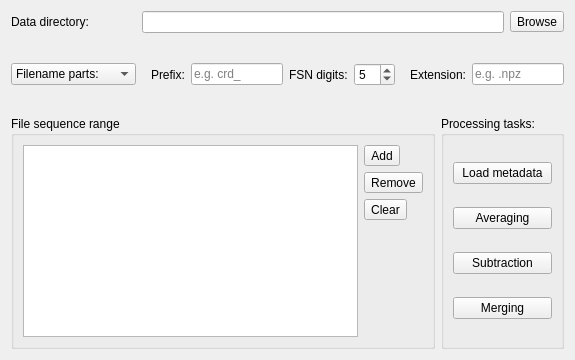
<?xml version="1.0" encoding="UTF-8"?>
<ui version="4.0">
 <class>Form</class>
 <widget class="QWidget" name="Form">
  <property name="geometry">
   <rect>
    <x>0</x>
    <y>0</y>
    <width>575</width>
    <height>360</height>
   </rect>
  </property>
  <property name="windowTitle">
   <string>Processing Project</string>
  </property>
  <property name="windowIcon">
   <iconset resource="../../resource/icons/icons.qrc">
    <normaloff>:/icons/project.svg</normaloff>:/icons/project.svg</iconset>
  </property>
  <layout class="QVBoxLayout" name="verticalLayout_4">
   <item>
    <layout class="QGridLayout" name="gridLayout_2">
     <item row="1" column="0">
      <widget class="QComboBox" name="fileNameSchemeComboBox">
       <property name="currentIndex">
        <number>0</number>
       </property>
       <item>
        <property name="text">
         <string>Filename parts:</string>
        </property>
       </item>
       <item>
        <property name="text">
         <string>Filename pattern:</string>
        </property>
       </item>
      </widget>
     </item>
     <item row="0" column="0">
      <widget class="QLabel" name="label">
       <property name="text">
        <string>Data directory:</string>
       </property>
      </widget>
     </item>
     <item row="1" column="1">
      <layout class="QHBoxLayout" name="horizontalLayout_7">
       <item>
        <widget class="QStackedWidget" name="stackedWidget">
         <property name="currentIndex">
          <number>0</number>
         </property>
         <widget class="QWidget" name="page">
          <layout class="QHBoxLayout" name="horizontalLayout_3">
           <item>
            <widget class="QLabel" name="label_2">
             <property name="text">
              <string>Prefix:</string>
             </property>
            </widget>
           </item>
           <item>
            <widget class="QLineEdit" name="fileNamePrefixLineEdit">
             <property name="placeholderText">
              <string>e.g. crd_</string>
             </property>
            </widget>
           </item>
           <item>
            <widget class="QLabel" name="label_3">
             <property name="text">
              <string>FSN digits:</string>
             </property>
            </widget>
           </item>
           <item>
            <widget class="QSpinBox" name="fsnDigitsSpinBox">
             <property name="minimum">
              <number>1</number>
             </property>
             <property name="value">
              <number>5</number>
             </property>
            </widget>
           </item>
          </layout>
         </widget>
         <widget class="QWidget" name="page_2">
          <layout class="QHBoxLayout" name="horizontalLayout_5">
           <item>
            <widget class="QLineEdit" name="fileNamePatternLineEdit">
             <property name="placeholderText">
              <string>C-style filename pattern, e.g. crd_%05d</string>
             </property>
            </widget>
           </item>
          </layout>
         </widget>
        </widget>
       </item>
       <item>
        <widget class="QLabel" name="label_4">
         <property name="text">
          <string>Extension:</string>
         </property>
        </widget>
       </item>
       <item>
        <widget class="QLineEdit" name="fileNameExtensionLineEdit">
         <property name="placeholderText">
          <string>e.g. .npz</string>
         </property>
        </widget>
       </item>
      </layout>
     </item>
     <item row="0" column="1">
      <layout class="QHBoxLayout" name="horizontalLayout_4">
       <item>
        <widget class="QLineEdit" name="rootPathLineEdit"/>
       </item>
       <item>
        <widget class="QToolButton" name="rootPathToolButton">
         <property name="text">
          <string>Browse</string>
         </property>
         <property name="icon">
          <iconset theme="document-open">
           <normaloff>.</normaloff>.</iconset>
         </property>
        </widget>
       </item>
      </layout>
     </item>
    </layout>
   </item>
   <item>
    <layout class="QHBoxLayout" name="horizontalLayout_2">
     <item>
      <layout class="QVBoxLayout" name="verticalLayout_3">
       <item>
        <widget class="QGroupBox" name="groupBox">
         <property name="title">
          <string>File sequence range</string>
         </property>
         <layout class="QHBoxLayout" name="horizontalLayout">
          <item>
           <widget class="QTreeView" name="fsnsTreeView">
            <property name="alternatingRowColors">
             <bool>true</bool>
            </property>
            <property name="selectionMode">
             <enum>QAbstractItemView::ExtendedSelection</enum>
            </property>
            <property name="textElideMode">
             <enum>Qt::ElideNone</enum>
            </property>
            <property name="rootIsDecorated">
             <bool>false</bool>
            </property>
            <property name="uniformRowHeights">
             <bool>true</bool>
            </property>
            <property name="allColumnsShowFocus">
             <bool>true</bool>
            </property>
           </widget>
          </item>
          <item>
           <layout class="QVBoxLayout" name="verticalLayout">
            <item>
             <widget class="QToolButton" name="addFSNRangeToolButton">
              <property name="text">
               <string>Add</string>
              </property>
              <property name="icon">
               <iconset theme="list-add">
                <normaloff>.</normaloff>.</iconset>
              </property>
             </widget>
            </item>
            <item>
             <widget class="QToolButton" name="removeFSNRangeToolButton">
              <property name="text">
               <string>Remove</string>
              </property>
              <property name="icon">
               <iconset theme="list-remove">
                <normaloff>.</normaloff>.</iconset>
              </property>
             </widget>
            </item>
            <item>
             <widget class="QToolButton" name="clearFSNRangesToolButton">
              <property name="text">
               <string>Clear</string>
              </property>
              <property name="icon">
               <iconset theme="edit-clear-all">
                <normaloff>.</normaloff>.</iconset>
              </property>
             </widget>
            </item>
            <item>
             <spacer name="verticalSpacer">
              <property name="orientation">
               <enum>Qt::Vertical</enum>
              </property>
              <property name="sizeHint" stdset="0">
               <size>
                <width>20</width>
                <height>40</height>
               </size>
              </property>
             </spacer>
            </item>
           </layout>
          </item>
         </layout>
        </widget>
       </item>
      </layout>
     </item>
     <item>
      <widget class="QGroupBox" name="groupBox_2">
       <property name="title">
        <string>Processing tasks:</string>
       </property>
       <layout class="QVBoxLayout" name="verticalLayout_2">
        <item>
         <widget class="QPushButton" name="loadHeadersPushButton">
          <property name="text">
           <string>Load metadata</string>
          </property>
          <property name="icon">
           <iconset resource="../../resource/icons/icons.qrc">
            <normaloff>:/icons/metadata.svg</normaloff>:/icons/metadata.svg</iconset>
          </property>
          <property name="iconSize">
           <size>
            <width>32</width>
            <height>32</height>
           </size>
          </property>
         </widget>
        </item>
        <item>
         <widget class="QPushButton" name="averagingPushButton">
          <property name="text">
           <string>Averaging</string>
          </property>
          <property name="icon">
           <iconset resource="../../resource/icons/icons.qrc">
            <normaloff>:/icons/averageexposures.svg</normaloff>:/icons/averageexposures.svg</iconset>
          </property>
          <property name="iconSize">
           <size>
            <width>32</width>
            <height>32</height>
           </size>
          </property>
         </widget>
        </item>
        <item>
         <widget class="QPushButton" name="subtractionPushButton">
          <property name="text">
           <string>Subtraction</string>
          </property>
          <property name="icon">
           <iconset resource="../../resource/icons/icons.qrc">
            <normaloff>:/icons/backgroundsubtraction.svg</normaloff>:/icons/backgroundsubtraction.svg</iconset>
          </property>
          <property name="iconSize">
           <size>
            <width>32</width>
            <height>32</height>
           </size>
          </property>
         </widget>
        </item>
        <item>
         <widget class="QPushButton" name="mergingPushButton">
          <property name="text">
           <string>Merging</string>
          </property>
          <property name="icon">
           <iconset resource="../../resource/icons/icons.qrc">
            <normaloff>:/icons/merge.svg</normaloff>:/icons/merge.svg</iconset>
          </property>
          <property name="iconSize">
           <size>
            <width>32</width>
            <height>32</height>
           </size>
          </property>
         </widget>
        </item>
       </layout>
      </widget>
     </item>
    </layout>
   </item>
  </layout>
 </widget>
 <tabstops>
  <tabstop>rootPathLineEdit</tabstop>
  <tabstop>rootPathToolButton</tabstop>
  <tabstop>fileNameSchemeComboBox</tabstop>
  <tabstop>fileNamePrefixLineEdit</tabstop>
  <tabstop>fsnDigitsSpinBox</tabstop>
  <tabstop>fileNamePatternLineEdit</tabstop>
  <tabstop>fileNameExtensionLineEdit</tabstop>
  <tabstop>fsnsTreeView</tabstop>
  <tabstop>addFSNRangeToolButton</tabstop>
  <tabstop>removeFSNRangeToolButton</tabstop>
  <tabstop>clearFSNRangesToolButton</tabstop>
  <tabstop>loadHeadersPushButton</tabstop>
  <tabstop>averagingPushButton</tabstop>
  <tabstop>subtractionPushButton</tabstop>
  <tabstop>mergingPushButton</tabstop>
 </tabstops>
 <resources>
  <include location="../../resource/icons/icons.qrc"/>
 </resources>
 <connections>
  <connection>
   <sender>fileNameSchemeComboBox</sender>
   <signal>currentIndexChanged(int)</signal>
   <receiver>stackedWidget</receiver>
   <slot>setCurrentIndex(int)</slot>
   <hints>
    <hint type="sourcelabel">
     <x>60</x>
     <y>77</y>
    </hint>
    <hint type="destinationlabel">
     <x>191</x>
     <y>51</y>
    </hint>
   </hints>
  </connection>
  <connection>
   <sender>stackedWidget</sender>
   <signal>currentChanged(int)</signal>
   <receiver>fileNameSchemeComboBox</receiver>
   <slot>setCurrentIndex(int)</slot>
   <hints>
    <hint type="sourcelabel">
     <x>281</x>
     <y>90</y>
    </hint>
    <hint type="destinationlabel">
     <x>33</x>
     <y>72</y>
    </hint>
   </hints>
  </connection>
 </connections>
</ui>
